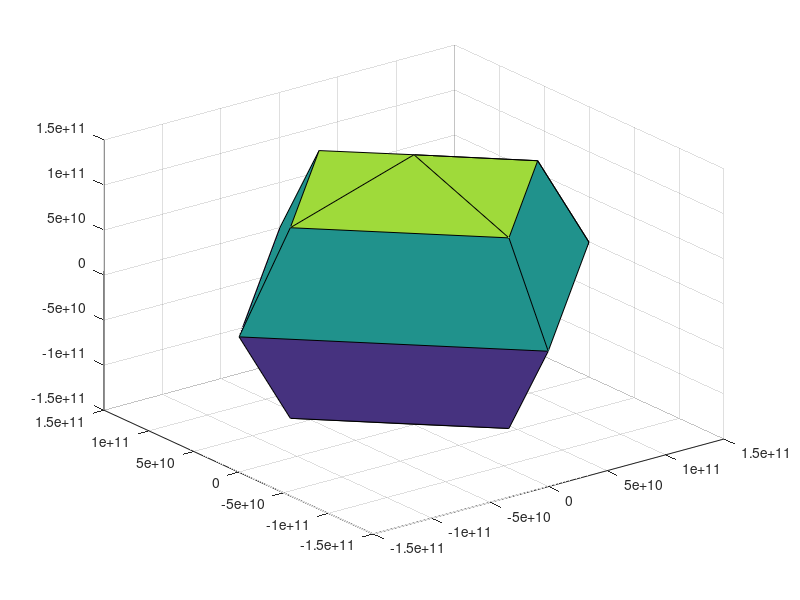

Write the MATLAB code that produced this figure. (Note: this script raises an error after producing the figure.)
prompt = 'Insert number of steps : ';
numSteps = input(prompt);
numSteps = numSteps - 1;
timeStep = 1;

%1 AU = 1.496e+11 m
r = 1.496e11; %radius of Dyson sphere
rSun = 696.3e6; %radius of sun/star
%calculating velocity of sphere to model Earth-like gravity at equator of
    %sphere
f = 9.81 + .0059; % force desired at equator outset to account for sun's gravity
m = 1;
a = f / 1;
w = sqrt(a / r);

%let theta be from 0 to 2pi
thetaStep = 2 * pi / numSteps;
theta = meshgrid(0:thetaStep:2 * pi);
%let phi be from 0 to pi
phiStep = pi / numSteps;
phi = meshgrid(0:phiStep:pi);

%To create a dyson sphere
[i,j,k] = sphere(numSteps);
i = i .* r;
j = j .* r;
k = k .* r;
surf(i,j,k)
alpha 0.01
hold on
%to create the sun
[x,y,z] = sphere(numSteps);
x = x .* rSun;
y = y .* rSun;
z = z .* rSun;
surf(x,y,z)

%gravitational force of sun for a person
G = 6.67408e-11;
mSun = 1.989e30; %mass of our sun
mTest = 1; %mass of test subject on biosphere
fiSun = -1 * ((G * mSun * mTest) / r^3) .* i; %force of gravity due to sun on biosphere
fjSun = -1 * ((G * mSun * mTest) / r^3) .* j; %force of gravity due to sun on biosphere
fkSun = -1 * ((G * mSun * mTest) / r^3) .* k; %force of gravity due to sun on biosphere

aCent = w^2 .* sqrt(i.^2 + j.^2);
%z dotted with aCent
iCent = aCent .* cos(theta);
fiCent = iCent .* mTest;
%y dotted with aCent
jCent = aCent .* sin(theta);
fjCent = jCent .* mTest;
%z dottted with aCent is 0 because since the rotation is along
    %the z axis, there is no z acceleration
kCent = w^2 .* k .* 0;
fkCent = kCent .* mTest;

%Calculating net aforce m_test experiences on biosphere
fiNet = fiSun - fiCent;
fjNet = fjSun - fjCent;
fkNet = fkSun - fkCent;

%quiver of net force from "gravity" an object feels at position x along the
    %curve of the sphere
quiver3(i,j,k,fiNet,fjNet,fkNet)

%quiver3(x,y,z,fxSun,fySun,fzSun)
%quiver3(i,j,k,fiCent,fjCent,fkCent)
hold off







